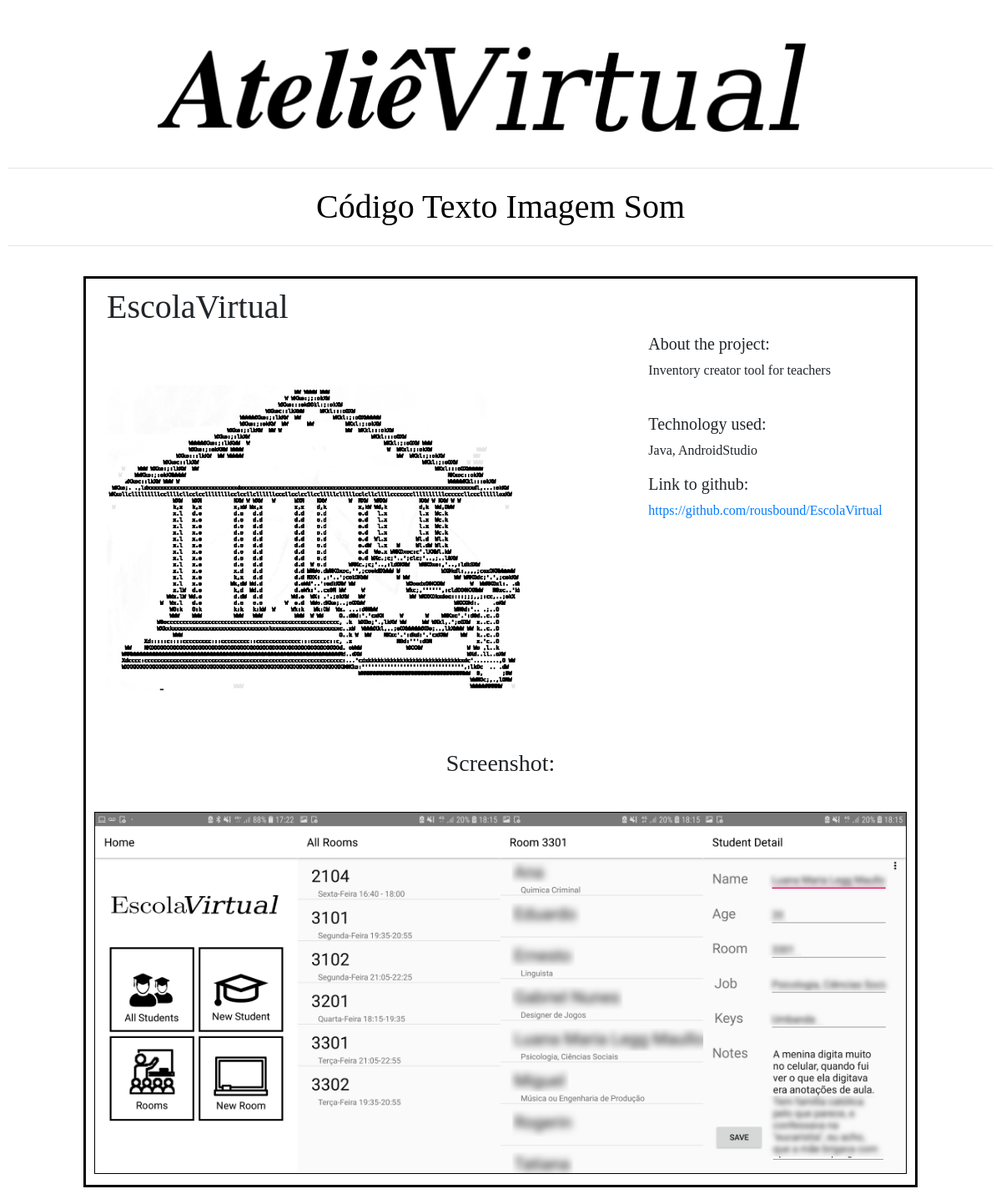
The app's page /EscolaVirtual/ with its own data.
### projects/models.py (models this page shows)
class Project(models.Model):
    title = models.CharField(max_length=100)
    description = models.TextField()
    technology = models.CharField(max_length=20)
    link = models.CharField(max_length=50)
    image = models.FilePathField(path="/img")

### projects/views.py (the view)
# urls.py: path("<str:title>/", views.project_detail, name="project_detail"),
def project_detail(request, title):
    project = Project.objects.get(title=title)
    htmlpath = project.title + ".html"
    context = {
        'project': project,
        'htmlpath' : htmlpath
    }
    return render(request, 'project_detail.html', context)

### projects/templates/project_detail.html
{% extends "base.html" %}
{% load static %}
{% block page_content %}
<h1 id = font1>{{ project.title }}</h1>
<div class="row" id = font1>
    <div class="col-md-8">
        <img src="{% static project.image %}" alt="" width="80%">
    </div>
    <div class="col-md-4">
        <h5>About the project:</h5>
        <p>{{ project.description }}</p>
        <br>
        <h5>Technology used:</h5>
        <p>{{ project.technology }}</p>
        <h5>Link to github:</h5>
        <p><a href = {{project.link}}>{{ project.link }}</a></p>
    </div>
    {% block showoff %}
      {% include htmlpath %}
    {% endblock %}
</div>
{% endblock %}

### projects/static/styles.css (style rules this page uses)
#font1 { font-family: Times New Roman; }

### records on screen
Project: title "EscolaVirtual", image (picture), description "Inventory creator tool for teachers", technology "Java, AndroidStudio", link "https://github.com/rousbound/EscolaVirtual"
